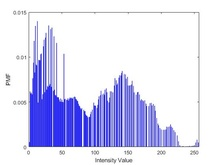
%> input picture Lab 03/Histogram of the Dark image .jpg, 220 x 165 px, shrunk from 560 x 420 before the run
$ octave --eval "result = gradient_magitude(rgb2gray(imread('../Lab 03/Histogram of the Dark image .jpg')));"   (GNU Octave 9; MATLAB toolbox functions it lacks are replaced by stand-ins)
%> lines starting %> are read from the running program, lines starting %| are printed output that depends on the picture
### lab 04/spatial_filter.m
function out_image = spatial_filter(image, filter)
%> called with filter = [-1 0 1; -2 0 2; -1 0 1]
% spatial_filter a image filter thats takes in a filter of any sizes like
% 3x3, 5x5, 7x7 etc and creating an spatial filter image output. By using
% the given filter to calculate the out_image. By creating a 0 image2 to
% help calculate when the filter is outbounds at points like (0,0). The
% image2 grows by the filter sizes
%
% Syntax:
%   out_image = spatial_filter(image, filter)
%
% Input:
%   image = the grayscale image to be rendered. It should be of type uint8 and have values
%        in the range 0-255.
%   filter = any filter size that is 3x3 or odd number of NxN filter.
%
% Output:
%   out = the rendered binary image. It is of type uint8 and will have two values: 0 and
%         255.
%
% History:
%   Kenneth T Tran created 4/13/2022

%testcode
%filter = [-1 0 1; -2 0 2; -1 0 1];
%filter = [-1 -2 -1 ; 0 0 0 ; 1 2 1];
%image = imread("watertower.tif");

%filter matrix can be 3x3 9x9 27x27
[r, c] = size(image);
%> r = 165; c = 220
[r2,c2] = size(filter);
out_image = double(uint8(zeros(r,c)));

%creating image boarder by zeros
float = double(image);
sides = (r2-1);

%Creating image two to be have extra row and columns dependent by the
%filter matrix sizes
r3 = r + sides;
%> r3 = 167
c3 = c + sides;
%> c3 = 222
image2 = double(uint8(zeros(r3,c3)));

%Reading creating a new matrix with 0 boarders depending on the filter
%size. Boarder of 0 will be equal to (row_size_of_filter - 1) / 2
for i=1+(sides/2): r+(sides/2)
    for j=1+(sides/2): c+(sides/2)
        image2(i,j) = float(i-(sides/2),j-(sides/2));
    end
end
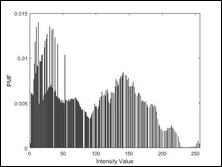
%> image2: size 167x222 double; min 0, max 255, mean 217.1

h = double(uint8(zeros(r2,c2)));
%Reading the image center away from the zero boarders. Then applied the
%filter
for x=1+(sides/2): r+(sides/2)
    for y=1+(sides/2):c+(sides/2)
        %filtering with in a double loop
        for i=1:r2
            for j=1:c2
                %filtering the image at certain square
                h(i,j) = filter(i,j)* double(image2(x+i-sides,y+j-sides));
            end
        end
        %Sum the filter to get filter pixel value then put into the output
        %image
        value = sum(h,"all");
        out_image(x-(sides/2),y-(sides/2)) = value;
    end
end
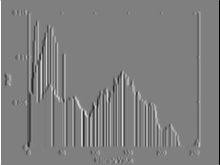
%> out_image: size 165x220 double; min -1020, max 1020, mean 0; drawn with min black and max white
%> after the loop, h = [-255 0 0; -510 0 0; 0 0 0]

%Testing output image
%figure("Name","Image filter")
%imshow(out_image);
end

### lab 04/gradient_magitude.m
function out_gradient = gradient_magitude(in)
%GRADIENT_MAGITUDE Calls the spatial filter to create a single gradient
%magitude image. Using its own filter, the filter use is Sobel masks. A 3x3
% masks in the y and x axis direction. The taking the two image masks in y
% and x direction. Exponent by 2 of both image. Add them together then
% sqaure root to get the Gradient image
%
% Syntax:
%   out_gradient = gradient_magitude(in)
%
% Input:
%   in = the grayscale image to be rendered. It should be of type uint8 and have values
%        in the range 0-255.
%
% Output:
%   out_gradient = a gradient image combination of Sobel masks of x and y
%   axis of the input image
%
% History:
%   Kenneth T Tran created 4/13/2022

gy = [-1 0 1; -2 0 2; -1 0 1];
gx = [-1 -2 -1 ; 0 0 0 ; 1 2 1];
gy2 = spatial_filter(in, gy);
gx2 = spatial_filter(in, gx);
%> call 2 of spatial_filter, with filter = [-1 -2 -1; 0 0 0; 1 2 1]
%> after the loop in spatial_filter (call 2), `for x=1+(sides/2): r+(sides/2)`:
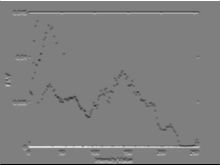
%> out_image: size 165x220 double; min -1020, max 1020, mean 0; mean of the top-left, top-right, bottom-left and bottom-right quarters 9.5, 10.9, -9.4, -10.8; drawn with min black and max white
%> after the loop in spatial_filter (call 2), `for x=1+(sides/2): r+(sides/2)`: h = [-255 -510 0; 0 0 0; 0 0 0]

grad_x = conv2(double(in), double(gx),'same');
grad_y = conv2(double(in), double(gy),'same');
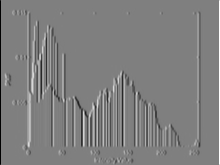
%> grad_y: size 165x220 double; min -1020, max 1020, mean 0; mean of the top-left, top-right, bottom-left and bottom-right quarters -9.2, 9.2, -1.8, 1.8; drawn with min black and max white
figure("Name","Grad X");
imshow (grad_x);
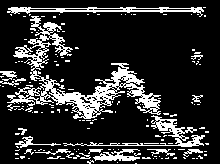
%> displayed picture: size 165x220, on the screen's scale of 0 to 255; 18.2% white in thin lines or dots
figure("Name", "Grad Y");
imshow (grad_y);
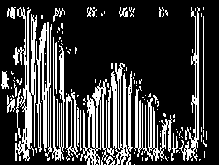
%> displayed picture: size 165x220, on the screen's scale of 0 to 255; 24.5% white in thin lines or dots
%out_gradient = sqrt(grad_x.^2 + grad_y.^2);

out_gradient = sqrt(gx2.^2+gy2.^2);

out_gradient = uint8(out_gradient);
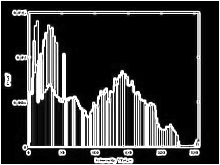
%> out_gradient: size 165x220 uint8; min 0, max 255, mean 57.2

%figure("Name","Gradient Magitue");
%imshow(out_gradient);


end

$ run again, on Lab 03/Histogram of the Light image .jpg
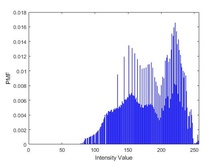
%> input picture Lab 03/Histogram of the Light image .jpg, 220 x 162 px, shrunk from 560 x 413 before the run
%> after the loop in spatial_filter, `for x=1+(sides/2): r+(sides/2)`: h = [-255 0 0; -510 0 0; 0 0 0]
%> after the loop in spatial_filter (call 2), `for x=1+(sides/2): r+(sides/2)`:
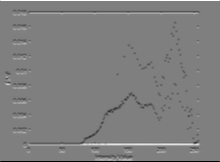
%> out_image: size 162x220 double; min -1020, max 1020, mean 0; mean of the top-left, top-right, bottom-left and bottom-right quarters 12.2, 8, -12.2, -8.1; drawn with min black and max white
%> after the loop in spatial_filter (call 2), `for x=1+(sides/2): r+(sides/2)`: h = [-255 -510 0; 0 0 0; 0 0 0]
%> in gradient_magitude, `out_gradient = uint8(out_gradient);`:
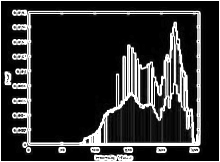
%> out_gradient: size 162x220 uint8; min 0, max 255, mean 48.2
